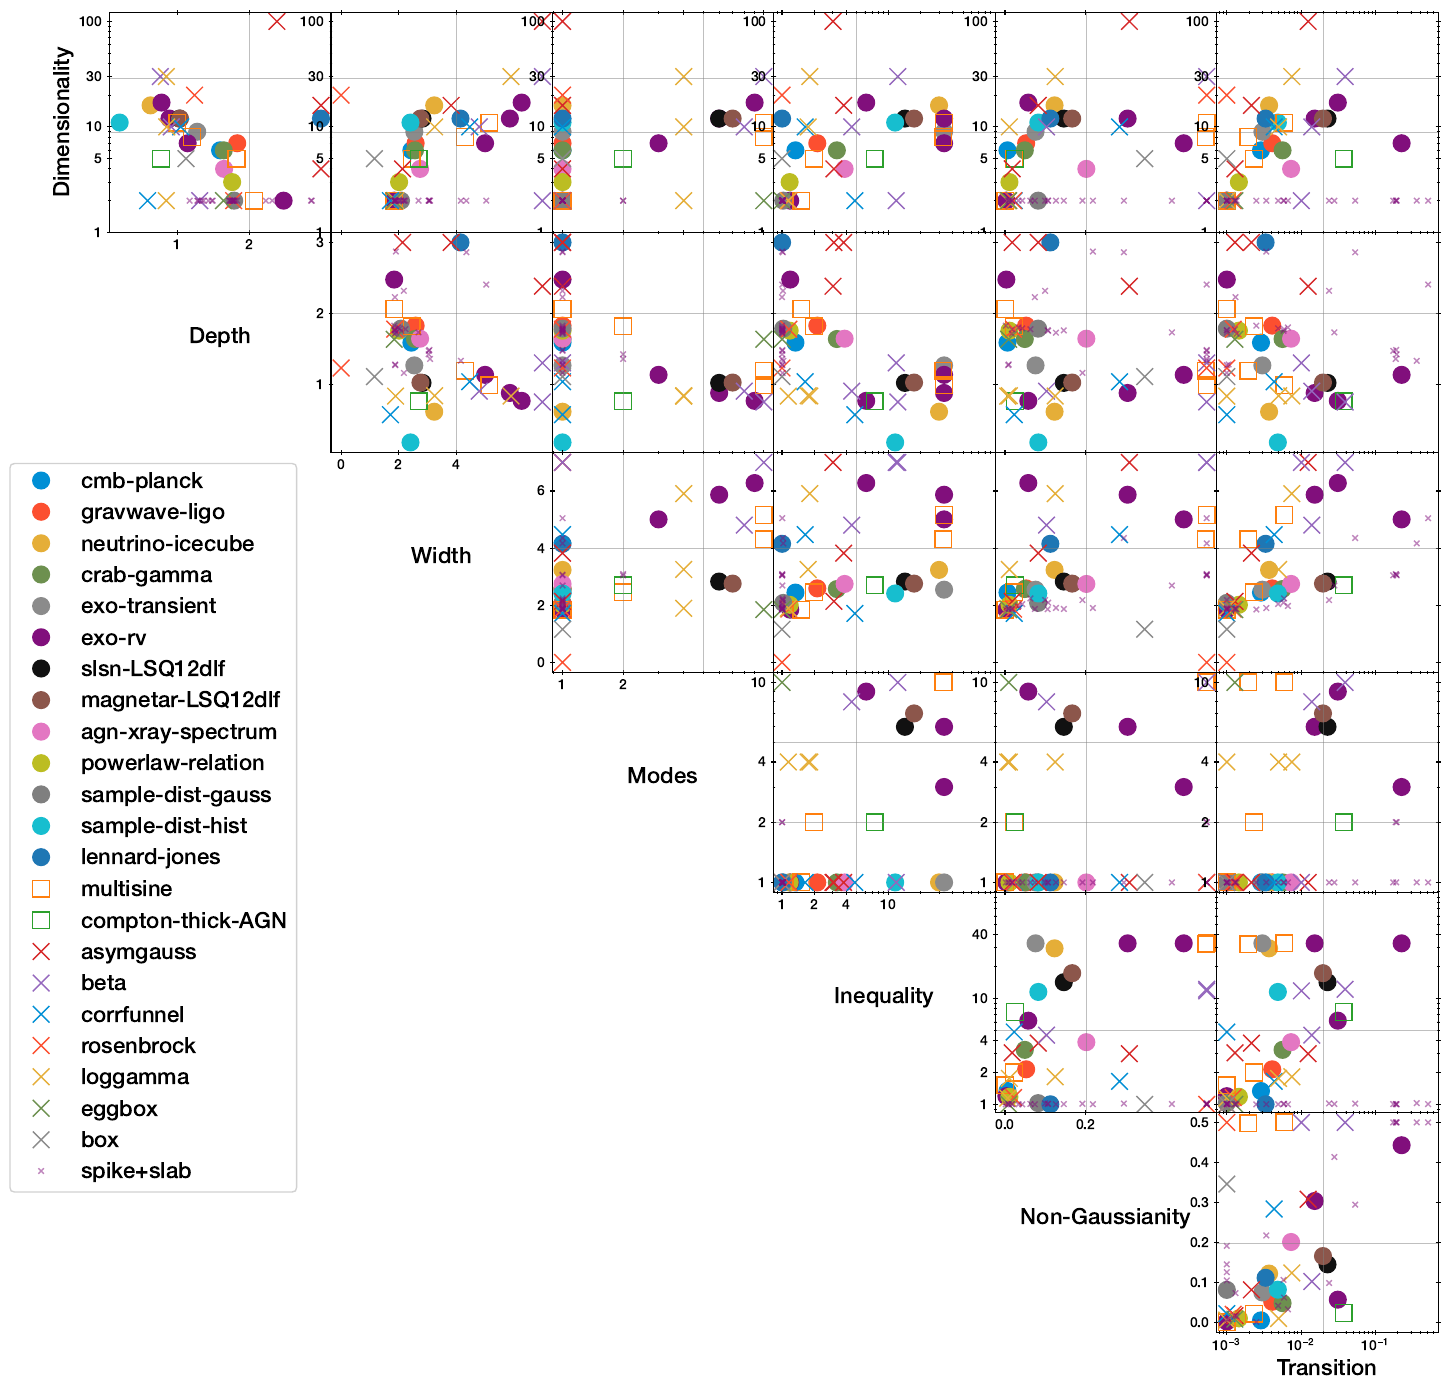

Reproduce this figure in Python.
from cycler import cycler
import itertools
from datetime import datetime
import numpy as np
import json
import sys, os
import matplotlib.pyplot as plt
from collections import defaultdict
from getdist import MCSamples, plots
from ultranest.netiter import MultiCounter, PointPile, TreeNode, BreadthFirstIterator, combine_results
import h5py
import gzip
import shutil

from joblib import Memory
mem = Memory('.', verbose=False)


def logz_sequence(root, pointpile, nbootstraps=12, random=True, onNode=None, verbose=False, check_insertion_order=True):
    """Run SingleCounter through tree `root`.

    Keeps track of, and returns ``(logz, logzerr, logv, nlive)``.

    Parameters
    ----------
    root: :py:class:`TreeNode`
        Tree
    pointpile: :py:class:`PointPile`
        Point pile
    nbootstraps: int
        Number of independent iterators
    random: bool
        Whether to randomly draw volume estimates
    onNode: function
        Function to call for every node.
        receives current node and the iterator
    verbose: bool
        Whether to show a progress indicator on stderr
    check_insertion_order: bool
        Whether to perform a rolling insertion order rank test

    Returns
    --------
    results: dict
        Run information, see :py:func:`combine_results`
    sequence: dict
        Each entry of the dictionary is results['niter'] long,
        and contains the state of information at that iteration.
        Important keys are:
        Iteration number (niter),
        Volume estimate (logvol), loglikelihood (logl), absolute logarithmic weight (logwt),
        Relative weight (weights), point (samples),
        Number of live points (nlive),
        Evidence estimate (logz) and its uncertainty (logzerr),
        Rank test score (insert_order).

    """
    roots = root.children

    Lmax = -np.inf

    explorer = BreadthFirstIterator(roots)
    # Integrating thing
    main_iterator = MultiCounter(
        nroots=len(roots), nbootstraps=max(1, nbootstraps),
        random=random, check_insertion_order=check_insertion_order)
    main_iterator.Lmax = max(Lmax, max(n.value for n in roots))

    logz = []
    logzerr = []
    nlive = []
    logvol = []
    niter = 0

    livepoint_sequence = []
    saved_nodeids = []
    saved_logl = []
    insert_order = []
    # we go through each live point (regardless of root) by likelihood value
    while True:
        next_node = explorer.next_node()
        if next_node is None:
            break
        rootid, node, (active_nodes, active_rootids, active_values, active_node_ids) = next_node
        # this is the likelihood level we have to improve upon
        Lmin = node.value

        if onNode:
            onNode(node, main_iterator)

        if niter % len(active_values) == 0:
            livepoint_sequence.append((main_iterator.logVolremaining, Lmin, pointpile.us[active_node_ids,:], pointpile.ps[active_node_ids,:]))
        
        logz.append(main_iterator.logZ)
        with np.errstate(invalid='ignore'):
            # first time they are all the same
            logzerr.append(main_iterator.logZerr)
        
        nactive = len(active_values)

        if len(np.unique(active_values)) == nactive and len(node.children) > 0:
            child_insertion_order = (active_values > node.children[0].value).sum()
            insert_order.append(2 * (child_insertion_order + 1.) / nactive)
        else:
            insert_order.append(np.nan)

        nlive.append(nactive)
        logvol.append(main_iterator.logVolremaining)

        niter += 1
        if verbose:
            sys.stderr.write("%d...\r" % niter)

        saved_logl.append(Lmin)
        saved_nodeids.append(node.id)
        # inform iterators (if it is their business) about the arc
        main_iterator.passing_node(rootid, node, active_rootids, active_values)
        explorer.expand_children_of(rootid, node)

    logwt = np.asarray(saved_logl) + np.asarray(main_iterator.logweights)[:,0]
    logvol[-1] = logvol[-2]

    results = combine_results(saved_logl, saved_nodeids, pointpile, main_iterator)
    sequence = dict(
        logz=np.asarray(logz),
        logzerr=np.asarray(logzerr),
        logvol=np.asarray(logvol),
        samples_n=np.asarray(nlive),
        nlive=np.asarray(nlive),
        insert_order=np.asarray(insert_order),
        logwt=logwt,
        niter=niter,
        logl=saved_logl,
        weights=results['weighted_samples']['weights'],
        samples=results['weighted_samples']['points'],
    )

    return sequence, results, livepoint_sequence


def read_file(log_dir, x_dim, num_bootstraps=20, random=True, verbose=False, check_insertion_order=True):
    """
    Read the output HDF5 file of UltraNest.

    Parameters
    ----------
    log_dir: str
        Folder containing results
    x_dim: int
        number of dimensions
    num_bootstraps: int
        number of bootstraps to use for estimating logZ.
    random: bool
        use randomization for volume estimation.
    verbose: bool
        show progress
    check_insertion_order: bool
        whether to perform MWW insertion order test for assessing convergence

    Returns
    ----------
    sequence: dict
        contains arrays storing for each iteration estimates of:

            * logz: log evidence estimate
            * logzerr: log evidence uncertainty estimate
            * logvol: log volume estimate
            * samples_n: number of live points
            * logwt: log weight
            * logl: log likelihood

    final: dict
        same as ReactiveNestedSampler.results and
        ReactiveNestedSampler.run return values

    """
    filepath = os.path.join(log_dir, 'results', 'points.hdf5')
    fileobj = h5py.File(filepath, 'r')
    _, ncols = fileobj['points'].shape
    num_params = ncols - 3 - x_dim

    points = fileobj['points'][:]
    fileobj.close()
    del fileobj
    #stack = list(enumerate(points))
    row_Lmins = points[:,0]
    row_Ls = points[:,1]
    handled = np.zeros(len(points), dtype=bool)
    # first_todo = 0

    pointpile = PointPile(x_dim, num_params)

    def pop(Lmin):
        """Find matching sample from points file."""
        # look forward to see if there is an exact match
        # if we do not use the exact matches
        #   this causes a shift in the loglikelihoods
        mask = np.logical_and(~handled, np.logical_and(row_Lmins <= Lmin, row_Ls > Lmin))
        if not mask.any():
            return None, None
        else:
            idxs, = np.where(mask)
            i = idxs[0]
            handled[i] = True
            return i, points[i]
            
        return None, None

    roots = []
    while True:
        _, row = pop(-np.inf)
        if row is None:
            break
        logl = row[1]
        u = row[3:3 + x_dim]
        v = row[3 + x_dim:3 + x_dim + num_params]
        roots.append(pointpile.make_node(logl, u, v))

    root = TreeNode(id=-1, value=-np.inf, children=roots)

    def onNode(node, main_iterator):
        """Insert (single) child of node if available."""
        while True:
            _, row = pop(node.value)
            if row is None:
                break
            if row is not None:
                logl = row[1]
                u = row[3:3 + x_dim]
                v = row[3 + x_dim:3 + x_dim + num_params]
                child = pointpile.make_node(logl, u, v)
                assert logl > node.value, (logl, node.value)
                main_iterator.Lmax = max(main_iterator.Lmax, logl)
                node.children.append(child)

    return logz_sequence(root, pointpile, nbootstraps=num_bootstraps,
                         random=random, onNode=onNode, verbose=verbose,
                         check_insertion_order=check_insertion_order)


@mem.cache
def getinfo(folder):
    info = json.load(open("%s/info/results.json" % folder))
    ndim = len(info['paramnames'])
    sequence, results, livepoint_sequence = read_file(folder, ndim, verbose=True, random=False, num_bootstraps=4)
    results['paramnames'] = info['paramnames']
    return sequence, results, livepoint_sequence


#@mem.cache
def logVcurve(sequence):
    V, p, logl = np.asarray(sequence['logvol']), np.asarray(sequence['weights']), np.asarray(sequence['logl'])
    i = logl.argsort()
    V_sorted, p_sorted, logl_sorted = V[i], p[i], logl[i]
    c_sorted = p_sorted.cumsum()
    return V_sorted, c_sorted, logl_sorted

def maxof(a, b):
    return np.where(a>b, a, b)

def convex_completion(x, y):
    assert len(x) == len(y), (len(x), len(y))
    ynew = y.copy()
    # iterate from left (lowest x)
    i = 0
    while i < len(x) - 1:
        # draw line to higher values
        ypred = ynew[i] + -1 * (x[i+1:] - x[i])
        # check if it the real curve is above anywhere
        # but skip if the next one is better
        if ynew[i+1] < ypred[0] and np.any(ynew[i+1:] > ypred):
            next_i = np.where(ynew[i+1:] > ypred)[0][0]
            ynew[i+1:i+1+next_i] = maxof(ynew[i+1:i+1+next_i], ypred[:next_i])
        # continue
        i += 1

    return ynew

def visualise_logVcurve(folder, problem_name, logvol, p, logl, logz):
    volmax, volmid, volmin = np.interp([0.025, 0.50, 0.975], p, logvol)
    logl_convex = convex_completion(logvol[::-1], logl[::-1])[::-1]
    logz_simple = np.log(np.trapz(np.exp(logvol), np.exp(logl - logl.max()))) + logl.max()
    logz_convex = np.log(np.trapz(np.exp(logvol), np.exp(logl_convex - logl_convex.max()))) + logl_convex.max()
    plt.figure()
    plt.subplot(1, 2, 1)
    plt.plot(np.exp(logvol), np.exp(logl - logl.max()))
    plt.plot(np.exp(logvol), np.exp(logl_convex - logl_convex.max()), ':')
    #plt.ylim(1000, + 1)
    #plt.xlim(np.exp(volmin) / 2, np.exp(volmid) * 2)
    plt.xlim(0, np.exp(volmid))
    plt.xlabel('Prior mass')
    plt.ylabel('Likelihood')
    plt.subplot(1, 2, 2)
    plt.title("convex: %.1f%%" % (100 * (1 - np.exp(logz_simple - logz_convex))))
    #plt.title("logz: %.1f" % (logz))
    plt.plot(logvol, logl, label='%.1f' % logz_simple)
    plt.plot(logvol, logl_convex, ':', label='%.1f' % logz_convex)
    #color = l.get_color()
    #plt.plot(volmax, logl.max() + np.log(0.95), 'o ', color=color, ms=4)
    #plt.plot(volmin, logl.max() + np.log(0.05), 'o ', color=color, ms=4)
    #plt.plot(volmid, logl.max() + np.log(0.50), 'x ', color=color, ms=4, mew=2)
    plt.vlines([volmid], logl.max() - 50, logl.max(), colors=['lightgray'])
    plt.fill_between([volmin, volmax], [logl.max() - 50] * 2, [logl.max()] * 2,
        color='lightgray', alpha=0.25)
    plt.ylim(logl.max() - 50, logl.max())
    plt.legend(loc='upper right')
    plt.xlabel('ln(Prior mass)')
    plt.ylabel('ln(Likelihood)')
    plt.subplots_adjust(wspace=0.3)
    plt.savefig(folder + '/logVlogL.pdf')
    plt.close()
    return (1 - np.exp(logz_simple - logz_convex)), volmax, volmid, volmin

def visualise_problem(folder, problem_name, info, eqsamples):
    if os.path.exists(folder + '/simplified_posterior2d.pdf'):
        return

    transformed_samples = np.copy(eqsamples)
    paramnames = list(info['paramnames'])
    if len(paramnames) > 15:
        return
    print(paramnames, transformed_samples.shape)
    for i in range(len(paramnames)):
        if problem_name == 'eggbox':
            continue
        elif eqsamples[:,i].min() > 0 and eqsamples[:,i].max() / eqsamples[:,i].min() > 1000 and eqsamples[:,i].max() > 30:
            transformed_samples[:,i] = np.log10(eqsamples[:,i])
            print("  applying log(%s)" % paramnames[i])
            paramnames[i] = 'log(%s)' % paramnames[i]
        elif paramnames[i].startswith('log'):
            paramnames[i] = 'log(%s)' % paramnames[i][3:]
        del i

    default_i, default_j = 0, 1
    default_smooth_scale_2D = 1.1
    if problem_name == 'testmultisine' and len(paramnames) > 3:
        i, j = 2, 3
        smooth_scale_2D = default_smooth_scale_2D
    elif problem_name == 'asymgauss':
        i, j = 0, -1
        smooth_scale_2D = default_smooth_scale_2D
    elif problem_name == 'xrayspectrum10' or problem_name == 'bixrayspectrum':
        i, j = 0, 2
        smooth_scale_2D = 2.0
    elif problem_name == 'ligo':
        i, j = default_i, default_j
        smooth_scale_2D = 3.0
    elif problem_name == 'distbeta':
        i, j = default_i, default_j
        smooth_scale_2D = 3.0
    elif problem_name.startswith('exo-rv') and len(paramnames) > 3:
        i, j = 0, 3
        smooth_scale_2D = default_smooth_scale_2D
    elif problem_name == 'cosmology':
        i, j = 1, 4
        smooth_scale_2D = 3.0
    elif problem_name == 'rosen':
        i, j = default_i, default_j
        smooth_scale_2D = 2.0
    else:
        print("plotting first two parameters for:", problem_name)
        i, j = default_i, default_j
        smooth_scale_2D = default_smooth_scale_2D

    samples_g = MCSamples(samples=transformed_samples,
                          names=paramnames,
                          label=problem_name,
                          settings=dict(smooth_scale_2D=smooth_scale_2D),
                          sampler='nested')

    mcsamples = [samples_g]

    try:
        plt.figure()
        plt.title(problem_name)
        g = plots.get_subplot_plotter(width_inch=8)
        g.settings.num_plot_contours = 3
        g.triangle_plot(mcsamples, filled=False, contour_colors=plt.cm.Set1.colors)
        print("plotting to %s/simplified_posterior.pdf" % folder)
        plt.savefig(folder + '/simplified_posterior.pdf', bbox_inches='tight')
        plt.close()
        del g
    except Exception as e:
        print(e)

    #plt.figure(figsize=(3,4))
    g = plots.get_single_plotter(width_inch=4, ratio=1)
    plt.title(problem_name)
    g.settings.num_plot_contours = 3
    g.plot_2d(mcsamples, paramnames[i], paramnames[j], filled=False,
        shaded=True, contour_colors=plt.cm.Set1.colors)
    plt.xlim(transformed_samples[:,i].min(), transformed_samples[:,i].max())
    plt.ylim(transformed_samples[:,j].min(), transformed_samples[:,j].max())
    #plt.scatter(transformed_samples[:,i], transformed_samples[:,j], marker='.')
    #plt.xlabel(paramnames[i])
    #plt.ylabel(paramnames[j])
    print("plotting to %s/simplified_posterior2d.pdf" % folder)
    plt.savefig(folder + '/simplified_posterior2d.pdf')
    plt.close()


def simplify_problem_name(problem_name):
    if problem_name.startswith('spikeslab'):
        return 'spike+slab'
    if problem_name.split('-')[-1].endswith('d'):
        try:
            int(problem_name.split('-')[-1][:-1])
            return '-'.join(problem_name.split('-')[:-1])
        except Exception:
            pass
    try:
        int(problem_name.split('-')[-1])
        return '-'.join(problem_name.split('-')[:-1])
    except Exception:
        pass
    return problem_name

def get_cost(folder):
    data = []
    last_ncalls = None
    last_time = None
    # for line in open("%s/debug.log" % folder):
    for line in gzip.open("%s/debug.log.gz" % folder, 'rt'):
        if '[DEBUG] iteration=' in line:
            parts = line.split()
            time = datetime.strptime(parts[0], "%H:%M:%S")
            ncalls = int(parts[4].replace('ncalls=', '').strip(','))
            # if time did not advance, skip ahead
            if last_time is not None and time == last_time:
                # print('skipping', line.rstrip())
                continue
            
            if last_ncalls is not None and ncalls != last_ncalls:
                data.append( ((time - last_time) * 1000).total_seconds() / (ncalls - last_ncalls) )
                # print( (time - last_time), 'for', (ncalls - last_ncalls), 'calls', data[-1])

            last_ncalls = ncalls
            last_time = time

    # print("conclusion:", np.nanmedian(data))
    if len(data) == 0 and folder == 'systematiclogs/cmb-cosmology/ultranest-safe/':
        return 1000 # about one per second, estimated from log file by eye

    return np.nanmedian(data[-1000:])

def compute_problem_width_orig(prob):
    cumprob = prob.cumsum()
    mask_lo = cumprob < 0.025 * prob.sum()
    mask_hi = cumprob > 0.975 * prob.sum()

    prob_lo = prob[mask_lo][-1]
    prob_hi = prob[mask_hi][0]

    return np.log10(prob_hi) - np.log10(prob_lo)

def compute_gaussian_approximation_loss(eqsamples, prob, logL, problem_dimensionality):
    cov = np.cov(eqsamples, rowvar=0)
    mean = np.mean(eqsamples, axis=0)

    # compute likelihood given that gaussian parameters
    a = np.linalg.inv(cov)
    delta = eqsamples - mean
    mahalanobis_distances = np.einsum('...i, ...i', np.tensordot(delta, a, axes=1), delta)
    logLgauss = -0.5 * mahalanobis_distances # - 0.5 * np.sum(np.log(np.pi * np.diag(cov)))

    # compute KL divergence:
    #    reference distribution is equally sampled. so prob = 1/N
    #    new distribution has probability logLgauss
    surprise = np.sum(prob * (logL - logL.max() - logLgauss))

    return np.abs(surprise) / problem_dimensionality

def count_posterior_modes(problem_name, eqsamples, problem_dimensionality):
    """Count modes.

    Makes a histogram of the posterior samples in each parameter,
    makes a cut at 20% of the maximum posterior.
    If there is a gap below that, creates a split in that parameter.

    Finally, iterates through all split combinations and counts
    each "mode" if it contains posterior samples.
    """
    #nmodes = 1
    # count the number of clusters
    # 1) project each axis and find cuts
    thresholds = []
    for i in range(problem_dimensionality):
        threshold_here = []
        H, edges = np.histogram(eqsamples[:,i], bins=20)
        threshold = H.max() / 5
        assert len(edges) == len(H) + 1, (len(edges), len(H))
        # trim ends
        while H[0] < threshold:
            H = H[1:]
            edges = [edges[0]] + list(edges[2:])
            assert len(edges) == len(H) + 1, (len(edges), len(H))
        while H[-1] < threshold:
            H = H[:-1]
            edges = list(edges[:-2]) + [edges[-1]]
            assert len(edges) == len(H) + 1, (len(edges), len(H))

        edges_lo = edges[:-1]
        edges_hi = edges[1:]
        
        #print(i, H)
        for k, g in itertools.groupby(zip(H > threshold, edges_lo, edges_hi), key=lambda e: e[0]):
            if not k: continue
            los = []
            his = []
            for _, lo, hi in g:
                los.append(lo)
                his.append(hi)
            threshold_here.append([i, min(los), max(his)])
        #nmodes = max(nmodes, len([k for k, _ in itertools.groupby(H > threshold) if k]))
        #assert len(threshold_here) == nmodes
        #if len(threshold_here) > 1:
        #   print("  found %d modes in dimension %d" % (len(threshold_here), i))
        thresholds.append(threshold_here)

    # 2) find all combinations of cuts and deduplicate
    cluster_assignment = -np.ones(len(eqsamples), dtype=int)
    nmodes_max = np.product([len(t) for t in thresholds])
    # deduplicate:
    if nmodes_max > 10000:
        print("  cannot consider all %d clustering combinations ..." % (nmodes_max))
        nmodes = nmodes_max
    elif sum(len(t) > 1 for t in thresholds) > 1:
        #print("  considering %d clustering combinations ..." % (nmodes_max))
        for clusterid, combination in enumerate(itertools.product(*thresholds)):
            # select samples that fulfill all criteria
            selection_mask = np.ones(len(eqsamples), dtype=bool)
            for i, lo, hi in combination:
                mask = np.logical_and(eqsamples[:,i] >= lo, eqsamples[:,i] <= hi)
                selection_mask = np.logical_and(selection_mask, mask)

            if np.all(cluster_assignment[selection_mask] == -1):
                #print("new cluster:", selection_mask.sum(), combination)
                cluster_assignment[selection_mask] = clusterid
            else:
                # this already belongs to another cluster
                # merge all the samples clusters
                # get clusters to merge
                clusters = np.unique(cluster_assignment[selection_mask])
                #print("merging:", clusters)
                # target cluster is the smallest one
                clusterid_target = clusters.min()
                # handle unassigned ones
                cluster_assignment[cluster_assignment[selection_mask] == -1] == clusterid_target
                # handle assigned ones
                for clusterid in clusters:
                    cluster_assignment[cluster_assignment == clusterid] == clusterid_target

        clusters = np.unique(cluster_assignment)
        nmodes = (clusters > -1).sum()
    else:
        # at most one axis has splits
        nmodes = max(len(t) for t in thresholds)
    if problem_name.startswith('beta') and problem_dimensionality == 30:
        nmodes = 1024
    return nmodes


def trim_properties(problem_dimensionality,
        problem_depth,
        problem_width,
        nmodes,
        problem_asymmetry,
        problem_gaussianity,
        problem_convexity):

    problem_depth_safe = min(3, problem_depth)
    problem_width_safe = max(0, min(7, problem_width))
    nmodes_safe = min(nmodes, 10)
    problem_asymmetry_safe = min(100, problem_asymmetry)
    problem_gaussianity_safe = min(0.5, problem_gaussianity)
    problem_convexity_safe = max(1e-3, problem_convexity)
    return [
        problem_dimensionality,
        problem_depth_safe,
        problem_width_safe,
        nmodes_safe,
        problem_asymmetry_safe,
        problem_gaussianity_safe,
        problem_convexity_safe,
    ]


def evaluate_problem(problem_name, folder):
    sequence, results, livepoint_sequence = getinfo(folder)
    
    u = results['weighted_samples']['upoints']
    w = results['weighted_samples']['weights']
    IG = np.zeros(len(results['posterior']['information_gain_bits']))
    for i in range(len(IG)):
        H, _ = np.histogram(u[:,i], weights=w, density=True, bins=np.linspace(0, 1, 1000))
        H[H < 1e-10] = 1e-10
        Href = H * 0 + 1.
        assert np.allclose(Href.mean(), 1)
        IG[i] = (np.log2(Href / H) * Href).mean()

    problem_dimensionality = len(results['paramnames'])
    #problem_depth = min(15, info['H'] / problem_dimensionality)
    logvol, p, logl = logVcurve(sequence)
    problem_convexity, volmax, volmid, volmin = visualise_logVcurve(folder, problem_name, logvol, p, logl, results['logz'])

    problem_depth = -volmid / np.log(10) / problem_dimensionality
    # problem_width = compute_problem_width(logvol, p, logl)
    problem_width = abs(volmax - volmin) / np.log(10) - np.log10(problem_dimensionality)
    
    prob = results['weighted_samples']['weights']
    logL = results['weighted_samples']['logl']
    # samples = results['weighted_samples']['points']


    eqsamples = results['samples']
    visualise_problem(folder, problem_name, results, eqsamples)
    problem_gaussianity = compute_gaussian_approximation_loss(eqsamples, prob, logL, problem_dimensionality)

    # logstds = 0.5 * np.log10(np.diag(cov))
    # compute information gain for each parameter
    # problem_asymmetry = logstds.max() - logstds.min()
    problem_asymmetry = max(IG.max(), 1) / max(IG.min(), 1)
    print("asymmetry:",  problem_asymmetry,  IG.max(), IG.min(), IG)

    nmodes = count_posterior_modes(problem_name, eqsamples, problem_dimensionality)
    
    problem_properties = [
        problem_dimensionality,
        problem_depth,
        problem_width,
        nmodes,
        problem_asymmetry,
        problem_gaussianity,
        problem_convexity,
    ]
    return problem_properties, (logvol, p, logl)

def main(filename):
    #properties_names_short = ["ndim", "multimodality", "non-gaussianity", "asymmetry", "width", "depth"]
    properties_names_short = ['dim', 'depth', 'width', 'modes', 'asym', '!gauss', 'phase']
    properties_names = ["Dimensionality", "Depth", "Width", "Modes", "Inequality", "Non-Gaussianity", 'Transition']

    bin_separators = [[9, 29], [2], [4], [2, 5], [5], [0.2], [0.02]]
    bin_members = defaultdict(list)

    fout = open('evaluateproblems.tex.tmp', 'w')
    fout.write("""
\\begin{tabular}{ll|%s}
%-20s & %-20s & %s \\\\
\\hline
\\hline
""" % (
    'rr' + 'c' * (len(properties_names_short) - 1), "field", "name", 
    ' & '.join(properties_names_short[:1] + ['cost'] + properties_names_short[1:])))
    problem_names = []
    properties_list = []
    LVs = []
    print('%-20s & %s' % ("name", '\t'.join(properties_names_short[:1] + ['cost'] + properties_names_short[1:])))
    real_problems = set()
    mock_problems = set()
    last_field = ""

    plt.rcParams['axes.prop_cycle'] = cycler('color', [
        '#008fd5', '#fc4f30', '#e5ae38', '#6d904f', '#8b8b8b', '#810f7c', '#111111',
        'tab:brown',
        'tab:pink',
        'tab:olive',
        'tab:gray',
        'tab:cyan',
        'tab:blue',
        'tab:orange',
        'tab:green',
        'tab:red',
        'tab:purple',
    ])
    for line in open(filename):
        if line.startswith('#'):
            continue
        print(line.rstrip())
        field, problem_name_orig, folder = line.rstrip().split('\t')
        #if field != 'mock': continue
        problem_name = simplify_problem_name(problem_name_orig)
        #if problem_name == 'spike+slab':
        #    continue
        cost = get_cost(folder)
        assert os.path.exists("%s/info/results.json" % folder), folder
        assert os.path.exists("%s/results/points.hdf5" % folder), folder
        p_unsafe, logVcurve_data = evaluate_problem(problem_name, folder)
        p = trim_properties(*p_unsafe)
        if field != last_field and field in ('toy', 'mock'):
            fout.write(r'\hline' + "\n")
        #    fout.write(r'\multicolumn{9}{l}{%s} \\' % field)
        #    fout.write("\n" + r'\hline' + "\n")
        #    last_field = field
        s = '%-20s & %-20s & %-3d & %-4d & %-4.2f & %-2.1f & %4d & %-3.2f & %-3.2f & %-2.3f' % tuple(
            [field if field != last_field else '', problem_name_orig] + p_unsafe[:1] + [cost] + p_unsafe[1:])
        
        last_field = field
        print(s)
        fout.write(s + ' \\\\\n')
        fout.flush()
        problem_names.append(problem_name)
        if field not in ('toy', 'mock'):
            real_problems.add(problem_name)
        elif field == 'mock':
            mock_problems.add(problem_name)
        
        properties_list.append(p)

        """
        index = 0
        for prop, seps in zip(p, bin_separators):
            index_here = sum(prop >= s for s in seps)
            # print(index_here, "from", prop, seps)
            index *= (len(seps) + 1)
            index += index_here
            del seps

        if len(bin_members[index]) > 0:
            print("%s redundant with %s: index %d" % (folder, bin_members[index][0], index))
        bin_members[index].append(folder)
        del index
        """

        LVs.append((problem_name, logVcurve_data))
    fout.write("""\end{tabular}
""")
    fout.close()
    shutil.move('evaluateproblems.tex.tmp', 'evaluateproblems.tex')

    print("analysing what types of problems are missing...")
    out = open('evaluate_missing.txt', 'w')
    for p in itertools.product(*[range(len(seps) + 1) for seps in bin_separators]):
        index = 0
        name = []
        for index_here, seps, pname in zip(p, bin_separators, properties_names_short):
            index = index * (len(seps) + 1) + index_here
            if index_here == 0:
                name.append("%6s<%s" % (pname, seps[0]))
            elif index_here == len(seps):
                name.append("%6s>%s" % (pname, seps[-1]))
            else:
                name.append("%6s=%s-%s" % (seps[index_here - 1], pname, seps[index_here]))
        out.write("%d: %10s\n" % (len(bin_members[index]), ' '.join(name)))
        del p

    problem_names_unique = []
    for p in problem_names:
        if p not in problem_names_unique:
            problem_names_unique.append(p)
    properties = np.array(properties_list)
    nprops = properties.shape[1]

    colors = {}

    print("plotting grid...")
    plt.figure(figsize=(20, 20))
    for i in range(nprops):
        for j in range(i + 1, nprops):
            plt.subplot(nprops, nprops, i * nprops + j + 1)
            for problem_name in problem_names_unique:
                mask = [p == problem_name for p in problem_names]
                r, = plt.plot(properties[mask,j], properties[mask,i],
                    marker='o' if problem_name in real_problems else ('s' if problem_name in mock_problems else 'x'),
                    ms=12 if problem_name != 'spike+slab' else 4, mew=1, 
                    mfc='None' if problem_name not in real_problems else None, 
                    label=problem_name, 
                    alpha=0.5 if problem_name == 'spike+slab' else 1,
                    ls=' ')
                colors[problem_name] = r.get_color()
            if j == i + 1:
                if j == nprops - 1:
                    plt.xlabel(properties_names[j], size=16)
                else:
                    plt.xlabel("\n\n\n" + properties_names[j], size=16)
                if i == 0:
                    plt.ylabel(properties_names[i], size=16)
            if i == 0:
                plt.yscale('log')
                plt.yticks([1, 5, 10, 30, 100], [1, 5, 10, 30, 100])
                #plt.ylim(1, 104)
            # plt.text(0.98, 0.98, 'i=%d,j=%d' % (i,j), va='top', ha='right', transform=plt.gca().transAxes)
            if i == 3:
                plt.yscale('log')
                plt.yticks([1, 2, 4, 10], [1, 2, 4, 10])
            if j == 3:
                plt.xscale('log')
                plt.xticks([1, 2, 4, 10], [1, 2, 4, 10])
            if j == 4:
                plt.xscale('log')
                plt.xticks([1, 2, 4, 10, 40, 100], [1, 2, 4, 10, 40, 100])
            if i == 4:
                plt.yscale('log')
                plt.yticks([1, 2, 4, 10, 40, 100], [1, 2, 4, 10, 40, 100])
            #if j == 5:
            #    plt.xscale('log')
            #if i == 5:
            #    plt.yscale('log')
            if j == 6:
                plt.xscale('log')
            #if j == nprops - 2:
            #    plt.xscale('log')
            #    plt.xticks([0.5, 1, 5], ['0.5', '1', '5'] if i == j else [''] * 3)
            #    #plt.xlim(1, 11)
            yticks, yticklabels = plt.yticks()
            xticks, xticklabels = plt.xticks()
            xlo, xhi = plt.xlim()
            ylo, yhi = plt.ylim()
            #xhi *= 1.2
            #yhi *= 1.3
            plt.vlines(bin_separators[j], ylo, yhi, lw=0.2, color='gray', alpha=0.5)
            plt.hlines(bin_separators[i], xlo, xhi, lw=0.2, color='gray', alpha=0.5)
            if j != i + 1:
                if yticks[-1] / yhi > 0.95:
                    plt.yticks(yticks[:-1], ['' for t in yticks[:-1]])
                if xticks[-1] / xhi > 0.95:
                    plt.xticks(xticks[:-2], ['' for t in xticks[:-2]])
            elif j < nprops - 1:
                if yticks[-1] / yhi > 0.95:
                    plt.yticks(yticks[:-1])
                if xticks[-1] / xhi > 0.8:
                    plt.xticks(xticks[:-2])
            else:
                print("not modifying ticks for %d/%d" % (i, j))
            plt.xlim(xlo, xhi)
            plt.ylim(ylo, yhi)

        if i == 0:
            plt.legend(loc='upper left', prop=dict(size=16), bbox_to_anchor=(-5.5, -1.0), numpoints=1)
    plt.subplots_adjust(wspace=0, hspace=0)
    plt.savefig("evaluateproblems.pdf", bbox_inches='tight')
    plt.close()

    print("plotting volcurves")
    plt.figure(figsize=(10, 3.))
    used = {}
    for problem_name, (lnvol, p, logl) in LVs:
        # identify point where p=5% and 95%
        p[0] = 0
        # print(problem_name, p[0], logvol[0])
        logvol = lnvol / np.log(10)
        #volmax, volmid, volmin = np.interp([0.05, 0.50, 0.95], p, logvol)
        color = colors[problem_name]
        m = '-' if problem_name in real_problems else ('--' if problem_name in mock_problems else ':')
        if problem_name in used:
            plt.plot(-logvol, 1 - p, m, color=color, alpha=0.2 if problem_name == 'spike+slab' else 1)
        else:
            plt.plot(-logvol, 1 - p, m, label=problem_name, color=color, alpha=0.2 if problem_name == 'spike+slab' else 1)
        used[problem_name] = True
        #plt.plot(-volmax, [0.95], 'o ', color=color, ms=4)
        #plt.plot(-volmin, [0.05], 'o ', color=color, ms=4)
        #plt.plot(-volmid, [0.50], 'x ', color=color, ms=4, mew=2)

    plt.xscale('log')
    plt.xlim(0.5, 260)
    plt.xticks([100, 30, 10, 3, 1], ['$10^{-100}$', '$10^{-30}$', '$10^{-10}$', '$10^{-3}$', '$10^{-1}$'])
    #plt.gca().xaxis.grid(False, which='minor')
    #plt.gca().xaxis.grid(False, which='major')
    plt.legend(loc='lower right', ncol=6, bbox_to_anchor=(1.0, 1.04))
    plt.xlabel('Prior mass')
    plt.ylabel('Posterior enclosed')
    plt.savefig("evaluateproblems_volcurve.pdf", bbox_inches='tight')
    plt.close()

if __name__ == '__main__':
    main(sys.argv[1])
